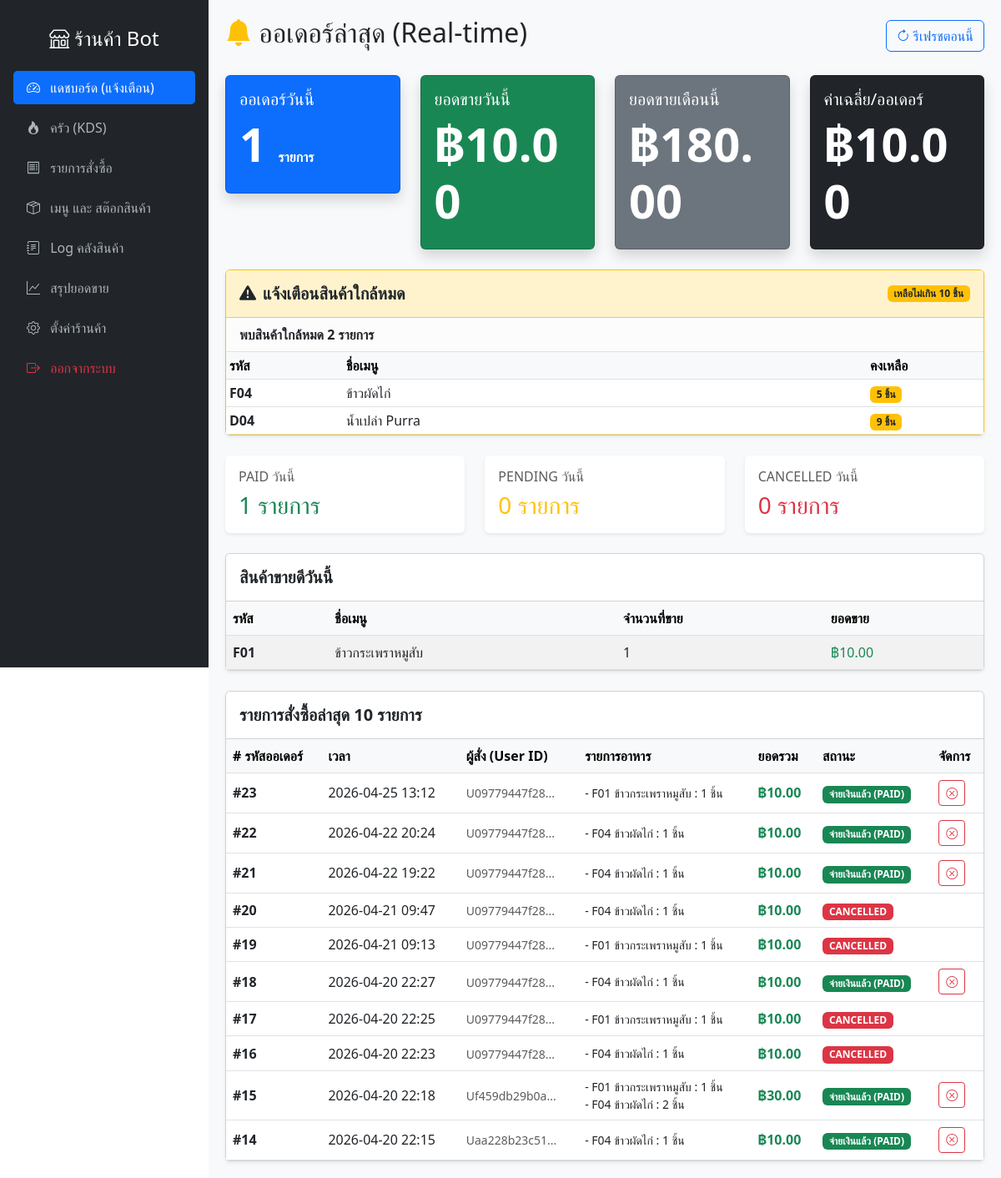
/admin (signed in), run on the app's committed database.
### models.py (models this page shows)
class Product(db.Model):
    id = db.Column(db.Integer, primary_key=True)
    code = db.Column(db.String(20), unique=True, nullable=False)
    name = db.Column(db.String(100), nullable=False)
    category = db.Column(db.String(50), nullable=False, default='ทั่วไป')
    price = db.Column(db.Float, nullable=False)
    stock = db.Column(db.Integer, default=0)
    image_url = db.Column(db.String(255), nullable=True)
    is_active = db.Column(db.Boolean, default=True)

class Order(db.Model):
    id = db.Column(db.Integer, primary_key=True)
    user_id = db.Column(db.String(100), nullable=False)
    total_amount = db.Column(db.Float, nullable=False)
    status = db.Column(db.String(50), default='PENDING') # PENDING, PAID, CANCELLED
    delivery_method = db.Column(db.String(20), nullable=False, default='PICKUP') # PICKUP, DELIVERY
    delivery_note = db.Column(db.String(255), nullable=True)
    slip_image_url = db.Column(db.String(255), nullable=True)
    created_at = db.Column(db.DateTime, default=get_bkk_time)
    items = db.relationship('OrderItem', backref='order', lazy=True)

class OrderItem(db.Model):
    id = db.Column(db.Integer, primary_key=True)
    order_id = db.Column(db.Integer, db.ForeignKey('order.id'), nullable=False)
    product_id = db.Column(db.Integer, db.ForeignKey('product.id'), nullable=False)
    quantity = db.Column(db.Integer, nullable=False)
    price = db.Column(db.Float, nullable=False)
    product = db.relationship('Product')

### app.py (the view)
@app.route("/admin")
def admin_dashboard():
    metrics = _today_dashboard_metrics()
    recent_orders = Order.query.order_by(Order.created_at.desc()).limit(10).all()
    refresh_seconds_raw = _get_setting("dashboard_refresh_seconds", "15")
    try:
        refresh_seconds = int(refresh_seconds_raw)
    except ValueError:
        refresh_seconds = 15
    refresh_seconds = min(max(refresh_seconds, 5), 300)
    return render_template(
        "dashboard.html",
        recent_orders=recent_orders,
        refresh_seconds=refresh_seconds,
        **metrics,
    )

### app.py (called while the page is built)
@app.context_processor
def inject_line_name_helper():
    return {"line_name": _get_line_display_name}

def _get_setting(key: str, default: str = "") -> str:
    item = db.session.get(Setting, key)
    if item and item.value is not None:
        return item.value
    return default

def _is_admin_authenticated() -> bool:
    return bool(session.get("admin_logged_in"))

@app.before_request
def admin_auth_guard():
    path = request.path or ""
    if not path.startswith("/admin"):
        return None
    if path in {"/admin/login", "/admin/logout", "/admin/forgot-password"}:
        return None
    if _is_admin_authenticated():
        return None
    if path.startswith("/admin/api"):
        return jsonify({"success": False, "error": "Unauthorized"}), 401
    next_url = request.full_path if request.query_string else request.path
    return redirect(url_for("admin_login", next=next_url))

### templates/dashboard.html (shortened to what this page needs)
{% extends 'base.html' %}
{% block content %}
<div class="d-flex justify-content-between align-items-center mb-4">
    <h2><i class="bi bi-bell-fill text-warning"></i> ออเดอร์ล่าสุด (Real-time)</h2>
    <button class="btn btn-outline-primary" onclick="location.reload()">
        <i class="bi bi-arrow-clockwise"></i> รีเฟรชตอนนี้
    </button>
</div>
<div class="row">
    <div class="col-md-3 mb-4">
        <div class="card bg-primary text-white shadow">
            <div class="card-body">
                <h5 class="card-title">ออเดอร์วันนี้</h5>
                <h2 class="display-4 fw-bold"><span id="orders-count">{{ orders_count }}</span> <small class="fs-6">รายการ</small></h2>
            </div>
        </div>
    </div>
    <div class="col-md-3 mb-4">
        <div class="card bg-success text-white shadow">
            <div class="card-body">
                <h5 class="card-title">ยอดขายวันนี้</h5>
                <h2 class="display-4 fw-bold">฿<span id="sales-today">{{ "{:,.2f}".format(sales_today) }}</span></h2>
            </div>
        </div>
    </div>
    <div class="col-md-3 mb-4">
        <div class="card bg-secondary text-white shadow">
            <div class="card-body">
                <h5 class="card-title">ยอดขายเดือนนี้</h5>
                <h2 class="display-4 fw-bold">฿<span id="monthly-sales">{{ "{:,.2f}".format(monthly_sales) }}</span></h2>
            </div>
        </div>
    </div>
    <div class="col-md-3 mb-4">
        <div class="card bg-dark text-white shadow">
            <div class="card-body">
                <h5 class="card-title">ค่าเฉลี่ย/ออเดอร์</h5>
                <h2 class="display-4 fw-bold">฿<span id="avg-order">{{ "{:,.2f}".format(avg_order_value) }}</span></h2>
            </div>
        </div>
    </div>
</div>
<div class="row">
    <div class="col-12 mb-4">
        <div class="card shadow-sm border-warning">
            <div class="card-header bg-warning-subtle py-3 d-flex justify-content-between align-items-center">
                <h5 class="mb-0 fw-bold text-dark"><i class="bi bi-exclamation-triangle-fill me-2"></i>แจ้งเตือนสินค้าใกล้หมด</h5>
                <span class="badge text-bg-warning text-dark">เหลือไม่เกิน <span id="low-stock-threshold">{{ low_stock_threshold }}</span> ชิ้น</span>
            </div>
            <div class="card-body p-0">
                <div class="px-3 py-2 border-bottom bg-light-subtle">
                    <strong>พบสินค้าใกล้หมด <span id="low-stock-count">{{ low_stock_count }}</span> รายการ</strong>
                </div>
                <div class="table-responsive">
                    <table class="table table-sm align-middle mb-0">
                        <thead class="table-light">
                            <tr>
                                <th style="width: 140px;">รหัส</th>
                                <th>ชื่อเมนู</th>
                                <th style="width: 140px;">คงเหลือ</th>
                            </tr>
                        </thead>
                        <tbody id="low-stock-body">
                            {% for product in low_stock_products %}
                            <tr>
                                <td><strong>{{ product.code }}</strong></td>
                                <td>{{ product.name }}</td>
                                <td>
                                    <span class="badge {% if product.stock == 0 %}bg-danger{% else %}bg-warning text-dark{% endif %}">
                                        {{ product.stock }} ชิ้น
                                    </span>
                                </td>
                            </tr>
                            {% else %}
                            <tr>
                                <td colspan="3" class="text-center py-3 text-muted">ยังไม่มีสินค้าใกล้หมดในเกณฑ์ที่กำหนด</td>
                            </tr>
                            {% endfor %}
                        </tbody>
                    </table>
                </div>
            </div>
        </div>
    </div>
    <div class="col-md-4 mb-4">
        <div class="card border-0 shadow-sm">
            <div class="card-body">
                <h6 class="text-muted mb-2">PAID วันนี้</h6>
                <h3 class="mb-0 text-success"><span id="paid-count">{{ paid_count }}</span> รายการ</h3>
            </div>
        </div>
    </div>
    <div class="col-md-4 mb-4">
        <div class="card border-0 shadow-sm">
            <div class="card-body">
                <h6 class="text-muted mb-2">PENDING วันนี้</h6>
                <h3 class="mb-0 text-warning"><span id="pending-count">{{ pending_count }}</span> รายการ</h3>
            </div>
        </div>
    </div>
    <div class="col-md-4 mb-4">
        <div class="card border-0 shadow-sm">
            <div class="card-body">
                <h6 class="text-muted mb-2">CANCELLED วันนี้</h6>
                <h3 class="mb-0 text-danger"><span id="cancelled-count">{{ cancelled_count }}</span> รายการ</h3>
            </div>
        </div>
    </div>
</div>
<div class="card shadow-sm mb-4">
    <div class="card-header bg-white py-3">
        <h5 class="mb-0 fw-bold">สินค้าขายดีวันนี้</h5>
    </div>
    <div class="card-body p-0">
        <div class="table-responsive">
            <table class="table table-striped align-middle mb-0">
                <thead class="table-light">
                    <tr>
                        <th>รหัส</th>
                        <th>ชื่อเมนู</th>
                        <th>จำนวนที่ขาย</th>
                        <th>ยอดขาย</th>
                    </tr>
                </thead>
                <tbody id="top-products-body">
                    {% for item in top_products %}
                    <tr>
                        <td><strong>{{ item.code }}</strong></td>
                        <td>{{ item.name }}</td>
                        <td>{{ item.qty }}</td>
                        <td class="text-success">฿{{ "{:,.2f}".format(item.revenue or 0) }}</td>
                    </tr>
                    {% else %}
                    <tr>
                        <td colspan="4" class="text-center py-3 text-muted">วันนี้ยังไม่มีข้อมูลยอดขายสินค้า</td>
                    </tr>
                    {% endfor %}
                </tbody>
            </table>
        </div>
    </div>
</div>
<div class="card shadow-sm">
    <div class="card-header bg-white py-3">
        <h5 class="mb-0 fw-bold">รายการสั่งซื้อล่าสุด 10 รายการ </h5>
    </div>
    <div class="card-body p-0">
        <div class="table-responsive">
            <table class="table table-hover align-middle mb-0">
                <thead class="table-light">
                    <tr>
                        <th># รหัสออเดอร์</th>
                        <th>เวลา</th>
                        <th>ผู้สั่ง (User ID)</th>
                        <th>รายการอาหาร</th>
                        <th>ยอดรวม</th>
                        <th>สถานะ</th>
                        <th>จัดการ</th>
                    </tr>
                </thead>
                <tbody id="recent-orders-body">
                    {% for order in recent_orders %}
                    <tr>
                        <td><strong>#{{ order.id }}</strong></td>
                        <td>{{ order.created_at.strftime('%Y-%m-%d %H:%M') }}</td>
                        <td>
                            <small class="text-muted" title="{{ order.user_id }}">
                                {% if order.user_id|length > 12 %}
                                    {{ order.user_id[:12] }}...
                                {% else %}
                                    {{ order.user_id }}
                                {% endif %}
                            </small>
                        </td>
                        <td>
                            <ul class="list-unstyled mb-0 m-0 p-0" style="font-size: 14px;">
                            {% for item in order.items %}
                                <li>- {{ item.product.code }} {{ item.product.name }} : {{ item.quantity }} ชิ้น</li>
                            {% endfor %}
                            </ul>
                        </td>
                        <td><strong class="text-success">฿{{ "{:,.2f}".format(order.total_amount) }}</strong></td>
                        <td>
                            {% if order.status == 'PAID' %}
                                <span class="badge bg-success">จ่ายเงินแล้ว (PAID)</span>
                            {% elif order.status == 'PENDING' %}
                                <span class="badge bg-warning text-dark">รอจ่ายเงิน</span>
                            {% else %}
                                <span class="badge bg-danger">{{ order.status }}</span>
                            {% endif %}
                        </td>
                        <td>
                            {% if order.status != 'CANCELLED' %}
                                <form action="/admin/orders/cancel/{{ order.id }}" method="POST" style="display:inline;" onsubmit="return confirm('ยกเลิกออเดอร์นี้แน่ใจหรือไม่?');">
                                    <button type="submit" class="btn btn-sm btn-outline-danger" title="ยกเลิกออเดอร์"><i class="bi bi-x-circle"></i></button>
                                </form>
                            {% endif %}
                        </td>
                    </tr>
                    {% endfor %}
                </tbody>
            </table>
        </div>
    </div>
</div>
{% endblock %}

### data on the page
Product: code "F04", name "ข้าวผัดไก่", stock "5"
Product: code "D04", name "น้ำเปล่า Purra", stock "9"
Product: code "F01", name "ข้าวกระเพราหมูสับ", qty "1", price "10.00"
Order: id "23", created_at "2026-04-25 13:12", user_id "U09779447f28", total_amount "10.00", status "จ่ายเงินแล้ว (PAID)"
OrderItem: product.code "F01", product.name "ข้าวกระเพราหมูสับ", quantity "1"
Order: id "22", created_at "2026-04-22 20:24", user_id "U09779447f28", total_amount "10.00", status "จ่ายเงินแล้ว (PAID)"
OrderItem: product.code "F04", product.name "ข้าวผัดไก่", quantity "1"
Order: id "21", created_at "2026-04-22 19:22", user_id "U09779447f28", total_amount "10.00", status "จ่ายเงินแล้ว (PAID)"
OrderItem: product.code "F04", product.name "ข้าวผัดไก่", quantity "1"
Order: id "20", created_at "2026-04-21 09:47", user_id "U09779447f28", total_amount "10.00", status "CANCELLED"
OrderItem: product.code "F04", product.name "ข้าวผัดไก่", quantity "1"
Order: id "19", created_at "2026-04-21 09:13", user_id "U09779447f28", total_amount "10.00", status "CANCELLED"
OrderItem: product.code "F01", product.name "ข้าวกระเพราหมูสับ", quantity "1"
Order: id "18", created_at "2026-04-20 22:27", user_id "U09779447f28", total_amount "10.00", status "จ่ายเงินแล้ว (PAID)"
OrderItem: product.code "F04", product.name "ข้าวผัดไก่", quantity "1"
Order: id "17", created_at "2026-04-20 22:25", user_id "U09779447f28", total_amount "10.00", status "CANCELLED"
OrderItem: product.code "F01", product.name "ข้าวกระเพราหมูสับ", quantity "1"
Order: id "16", created_at "2026-04-20 22:23", user_id "U09779447f28", total_amount "10.00", status "CANCELLED"
OrderItem: product.code "F04", product.name "ข้าวผัดไก่", quantity "1"
Order: id "15", created_at "2026-04-20 22:18", user_id "Uf459db29b0a", total_amount "30.00", status "จ่ายเงินแล้ว (PAID)"
OrderItem: product.code "F01", product.name "ข้าวกระเพราหมูสับ", quantity "1"
OrderItem: product.code "F04", product.name "ข้าวผัดไก่", quantity "2"
Order: id "14", created_at "2026-04-20 22:15", user_id "Uaa228b23c51", total_amount "10.00", status "จ่ายเงินแล้ว (PAID)"
OrderItem: product.code "F04", product.name "ข้าวผัดไก่", quantity "1"

### other printed values
{{ orders_count }} "1"
{{ "{:,.2f}".format(sales_today) }} "10.00"
{{ "{:,.2f}".format(monthly_sales) }} "180.00"
{{ "{:,.2f}".format(avg_order_value) }} "10.00"
{{ low_stock_threshold }} "10"
{{ low_stock_count }} "2"
{{ paid_count }} "1"
{{ pending_count }} "0"
{{ cancelled_count }} "0"
